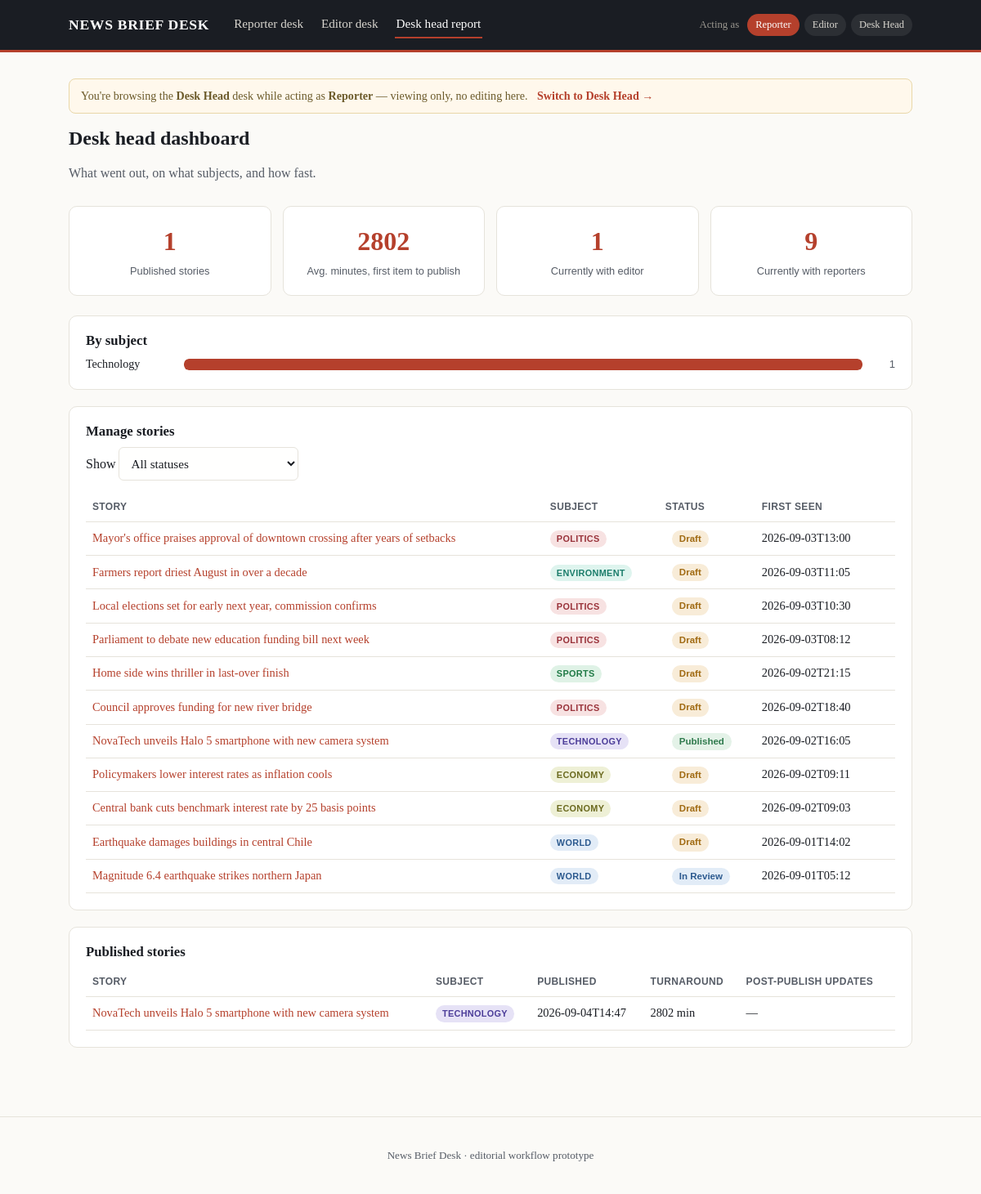
/dashboard, run on the app's committed database.
### tables this page shows
CREATE TABLE stories (
            id INTEGER PRIMARY KEY AUTOINCREMENT,
            title TEXT NOT NULL,
            category TEXT NOT NULL,
            draft TEXT NOT NULL,
            final_text TEXT,
            status TEXT NOT NULL DEFAULT 'DRAFT',
                -- DRAFT -> IN_REVIEW -> PUBLISHED  (or MERGED, which points at merged_into_id)
            merged_into_id INTEGER,
            editor_note TEXT,
            created_at TEXT NOT NULL,
            submitted_at TEXT,
            published_at TEXT,
            FOREIGN KEY (merged_into_id) REFERENCES stories(id)
        );

### app.py (the view)
@app.route("/dashboard")
def dashboard():
    connection = get_connection()
    published = connection.execute(
        "SELECT * FROM stories WHERE status = 'PUBLISHED' ORDER BY published_at DESC"
    ).fetchall()
    subjects = {}
    turnaround_minutes = []
    rows = []
    for story in published:
        subjects[story["category"]] = subjects.get(story["category"], 0) + 1
        minutes = None
        try:
            created = datetime.fromisoformat(story["created_at"])
            published_at = datetime.fromisoformat(story["published_at"])
            minutes = round((published_at - created).total_seconds() / 60)
            turnaround_minutes.append(minutes)
        except Exception:
            pass
        merges = connection.execute(
            "SELECT COUNT(*) AS c FROM activity_log WHERE story_id = ? AND action = 'MERGED_AFTER_PUBLISH'",
            (story["id"],),
        ).fetchone()["c"]
        rows.append({"story": story, "minutes": minutes, "merges_after": merges})
    average_minutes = round(sum(turnaround_minutes) / len(turnaround_minutes)) if turnaround_minutes else 0
    in_review_count = connection.execute(
        "SELECT COUNT(*) AS c FROM stories WHERE status = 'IN_REVIEW'"
    ).fetchone()["c"]
    draft_count = connection.execute(
        "SELECT COUNT(*) AS c FROM stories WHERE status = 'DRAFT'"
    ).fetchone()["c"]
    view_filter = request.args.get("view", "all")
    valid_filters = ["all", "DRAFT", "IN_REVIEW", "PUBLISHED", "MERGED"]
    if view_filter not in valid_filters:
        view_filter = "all"
    if view_filter == "all":
        all_stories = connection.execute(
            "SELECT * FROM stories ORDER BY created_at DESC"
        ).fetchall()
    else:
        all_stories = connection.execute(
            "SELECT * FROM stories WHERE status = ? ORDER BY created_at DESC",
            (view_filter,),
        ).fetchall()
    connection.close()
    return render_template(
        "dashboard.html",
        rows=rows,
        subjects=subjects,
        average_minutes=average_minutes,
        published_count=len(published),
        in_review_count=in_review_count,
        draft_count=draft_count,
        all_stories=all_stories,
        view_filter=view_filter,
        desk_role="desk_head",
    )

### app.py (called while the page is built)
@app.context_processor
def inject_role():
    return {"current_role": session.get("role", "reporter")}

### database/database.py (called while the page is built)
def get_connection():
    connection = sqlite3.connect(DATABASE)
    connection.row_factory = sqlite3.Row
    connection.execute("PRAGMA foreign_keys = ON")
    return connection

### templates/dashboard.html (shortened to what this page needs)
{% extends "base.html" %}
{% block content %}
<section class="page-head">
    <h1>Desk head dashboard</h1>
    <p>What went out, on what subjects, and how fast.</p>
</section>
<section class="stat-row">
    <div class="stat-card">
        <span class="stat-number">{{ published_count }}</span>
        <span class="stat-label">Published stories</span>
    </div>
    <div class="stat-card">
        <span class="stat-number">{{ average_minutes }}</span>
        <span class="stat-label">Avg. minutes, first item to publish</span>
    </div>
    <div class="stat-card">
        <span class="stat-number">{{ in_review_count }}</span>
        <span class="stat-label">Currently with editor</span>
    </div>
    <div class="stat-card">
        <span class="stat-number">{{ draft_count }}</span>
        <span class="stat-label">Currently with reporters</span>
    </div>
</section>
<section class="panel">
    <h2>By subject</h2>
    {% if subjects %}
        <div class="bar-chart">
            {% set max_count = subjects.values()|max %}
            {% for category, count in subjects.items() %}
            <div class="bar-row">
                <span class="bar-label">{{ category }}</span>
                <div class="bar-track">
                    <div class="bar-fill tag-{{ category|lower }}" style="width: {{ (count / max_count * 100)|round }}%"></div>
                </div>
                <span class="bar-count">{{ count }}</span>
            </div>
            {% endfor %}
        </div>
    {% else %}
        <p class="empty-state">Nothing published yet.</p>
    {% endif %}
</section>
<section class="panel">
    <h2>Manage stories</h2>
    <form method="GET" class="status-select-form">
        <label for="view-select">Show</label>
        <select id="view-select" name="view" onchange="this.form.submit()">
            <option value="all" {{ 'selected' if view_filter == 'all' }}>All statuses</option>
        </select>
    </form>
    {% if all_stories %}
        <table class="data-table">
            <thead>
                <tr>
                    <th>Story</th>
                    <th>Subject</th>
                    <th>Status</th>
                    <th>First seen</th>
                    <th></th>
                </tr>
            </thead>
            <tbody>
                {% for story in all_stories %}
                <tr>
                    <td>
                        {% if story.status == 'PUBLISHED' %}
                            <a href="{{ url_for('editor_story', story_id=story.id) }}">{{ story.title }}</a>
                        {% else %}
                            <a href="{{ url_for('reporter_story', story_id=story.id) }}">{{ story.title }}</a>
                        {% endif %}
                    </td>
                    <td><span class="tag tag-{{ story.category|lower }}">{{ story.category }}</span></td>
                    <td><span class="status-pill status-{{ story.status|lower }}">{{ story.status.replace('_', ' ')|title }}</span></td>
                    <td>{{ story.created_at[:16] }}</td>
                    <td>
                    </td>
                </tr>
                {% endfor %}
            </tbody>
        </table>
    {% else %}
        <p class="empty-state">Nothing in this status right now.</p>
    {% endif %}
</section>
<section class="panel">
    <h2>Published stories</h2>
    {% if rows %}
        <table class="data-table">
            <thead>
                <tr>
                    <th>Story</th>
                    <th>Subject</th>
                    <th>Published</th>
                    <th>Turnaround</th>
                    <th>Post-publish updates</th>
                </tr>
            </thead>
            <tbody>
                {% for row in rows %}
                <tr>
                    <td><a href="{{ url_for('editor_story', story_id=row.story.id) }}">{{ row.story.title }}</a></td>
                    <td><span class="tag tag-{{ row.story.category|lower }}">{{ row.story.category }}</span></td>
                    <td>{{ row.story.published_at[:16] }}</td>
                    <td>{{ row.minutes ~ ' min' if row.minutes is not none else '—' }}</td>
                    <td>{{ row.merges_after if row.merges_after else '—' }}</td>
                </tr>
                {% endfor %}
            </tbody>
        </table>
    {% else %}
        <p class="empty-state">Nothing published yet.</p>
    {% endif %}
</section>
{% endblock %}

### static/style.css (style rules this page uses)
:root { --ink: #1a1d23; --ink-soft: #565c66; --paper: #fbfaf7; --panel: #ffffff; --line: #e6e3db; --accent: #b5402c; --accent-soft: #f4e4df; --good: #2f7a4d; --good-soft: #e4f2e8; --warn: #a06a12; --warn-soft: #f8ecd8; --radius: 10px; font-size: 16px; }
* { box-sizing: border-box; }
body { margin: 0; font-family: "Iowan Old Style", "Palatino Linotype", Georgia, "Times New Roman", serif; background: var(--paper); color: var(--ink); line-height: 1.5; }
h1, h2, h3 { font-family: "Iowan Old Style", Georgia, serif; line-height: 1.2; margin: 0 0 .5em; }
a { color: var(--accent); text-decoration: none; }
.page-head { margin-bottom: 28px; }
.page-head p { color: var(--ink-soft); }
.tag { display: inline-block; font-size: .68rem; font-family: sans-serif; font-weight: 700; letter-spacing: .03em; text-transform: uppercase; padding: 2px 8px; border-radius: 999px; background: #eee; color: #555; }
.tag-world { background: #e2ecf7; color: #2c5a8f; }
.tag-economy { background: #eef0d6; color: #6b6a1f; }
.tag-technology { background: #e6e2f6; color: #4c3d99; }
.tag-sports { background: #dff2e6; color: #1f7a45; }
.tag-politics { background: #f7e2e2; color: #99323a; }
.tag-environment { background: #def4ee; color: #1c7d6b; }
.status-pill { display: inline-block; margin-left: 8px; font-size: .72rem; font-family: sans-serif; font-weight: 700; padding: 2px 9px; border-radius: 999px; }
.status-draft { background: var(--warn-soft); color: var(--warn); }
.status-in_review { background: #e2ecf7; color: #2c5a8f; }
.status-published { background: var(--good-soft); color: var(--good); }
.panel { background: var(--panel); border: 1px solid var(--line); border-radius: var(--radius); padding: 20px; margin-bottom: 20px; }
.panel h2 { font-size: 1.05rem; display: flex; align-items: center; gap: 8px; }
textarea, select { width: 100%; font-family: inherit; font-size: .95rem; padding: 10px; border: 1px solid var(--line); border-radius: 6px; background: #fffffe; color: var(--ink); resize: vertical; }
.status-select-form { margin-bottom: 14px; }
.status-select-form select { max-width: 220px; display: inline-block; }
.stat-row { display: grid; grid-template-columns: repeat(4, 1fr); gap: 14px; margin-bottom: 24px; }
.stat-card { background: var(--panel); border: 1px solid var(--line); border-radius: var(--radius); padding: 18px; text-align: center; }
.stat-number { font-size: 2rem; font-weight: 700; display: block; color: var(--accent); }
.stat-label { color: var(--ink-soft); font-size: .8rem; font-family: sans-serif; }
.bar-chart { display: flex; flex-direction: column; gap: 10px; }
.bar-row { display: grid; grid-template-columns: 110px 1fr 30px; align-items: center; gap: 10px; font-size: .88rem; }
.bar-track { background: #efece4; border-radius: 6px; height: 14px; overflow: hidden; }
.bar-fill { height: 100%; border-radius: 6px; background: var(--accent); }
.bar-count { text-align: right; color: var(--ink-soft); font-family: sans-serif; font-size: .82rem; }
.data-table { width: 100%; border-collapse: collapse; font-size: .9rem; }
.data-table th, .data-table td { text-align: left; padding: 9px 8px; border-bottom: 1px solid var(--line); }
.data-table th { font-family: sans-serif; font-size: .75rem; text-transform: uppercase; color: var(--ink-soft); letter-spacing: .03em; }

### data on the page
stories: category "Technology", count "1", title "NovaTech unveils Halo 5 smartphone with new camera system", category "TECHNOLOGY", status.replace "Published", created_at "2026-09-02T16:05", story "NovaTech unveils Halo 5 smartphone with new camera system", story.category "TECHNOLOGY", story "2026-09-04T14:47"
stories: title "Mayor's office praises approval of downtown crossing after years of setbacks", category "POLITICS", status.replace "Draft", created_at "2026-09-03T13:00"
stories: title "Farmers report driest August in over a decade", category "ENVIRONMENT", status.replace "Draft", created_at "2026-09-03T11:05"
stories: title "Local elections set for early next year, commission confirms", category "POLITICS", status.replace "Draft", created_at "2026-09-03T10:30"
stories: title "Parliament to debate new education funding bill next week", category "POLITICS", status.replace "Draft", created_at "2026-09-03T08:12"
stories: title "Home side wins thriller in last-over finish", category "SPORTS", status.replace "Draft", created_at "2026-09-02T21:15"
stories: title "Council approves funding for new river bridge", category "POLITICS", status.replace "Draft", created_at "2026-09-02T18:40"
stories: title "Policymakers lower interest rates as inflation cools", category "ECONOMY", status.replace "Draft", created_at "2026-09-02T09:11"
stories: title "Central bank cuts benchmark interest rate by 25 basis points", category "ECONOMY", status.replace "Draft", created_at "2026-09-02T09:03"
stories: title "Earthquake damages buildings in central Chile", category "WORLD", status.replace "Draft", created_at "2026-09-01T14:02"
stories: title "Magnitude 6.4 earthquake strikes northern Japan", category "WORLD", status.replace "In Review", created_at "2026-09-01T05:12"

### other printed values
{{ role.replace('_', ' ')|title }} "Reporter" "Editor" "Desk Head"
{{ desk_role.replace('_', ' ')|title }} "Desk Head"
{{ current_role.replace('_', ' ')|title }} "Reporter"
{{ published_count }} "1"
{{ average_minutes }} "2802"
{{ in_review_count }} "1"
{{ draft_count }} "9"
{{ row.minutes ~ ' min' if row.minutes is not none else '—' }} "2802 min"
{{ row.merges_after if row.merges_after else '—' }} "—"
